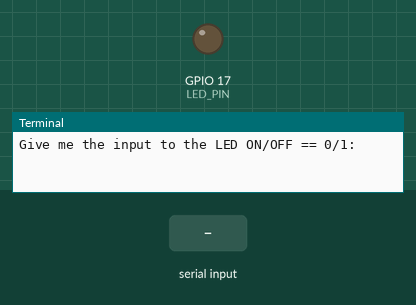
The program below on a simulated Raspberry Pi (BCM pin numbers). Parts: output pins drawn as LEDs (lit = HIGH), the last lines printed to the terminal. Inputs (shaded band) come from the test bench. At 4.3 s the program stops and its outputs stay as they are.

Above: at 1.2 s.
1.3 s: "1" typed at the terminal, then Enter
At 2.7 s:
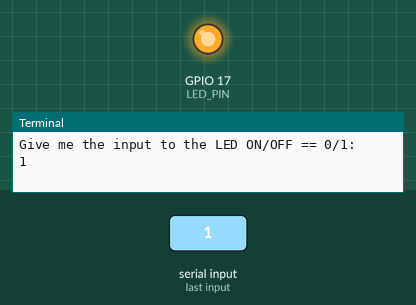
Timing chart, 0 to 5.8 s (numbered marks = the images above; inputs shaded):
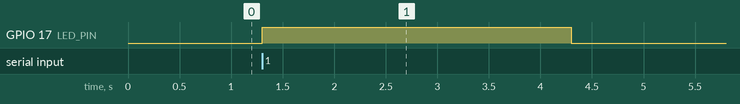

The program:

read_led_input_states.py
```python
import RPi.GPIO as GPIO
import time

LED_PIN = 17

GPIO.setmode(GPIO.BCM)

GPIO.setup(LED_PIN, GPIO.OUT)

# At start LED is OFF
GPIO.output(LED_PIN, GPIO.LOW)

state = int(input("Give me the input to the LED ON/OFF == 0/1: "))

if state == 1:
    GPIO.output(LED_PIN, GPIO.HIGH)
    time.sleep(3)
if state == 0:
    GPIO.output(LED_PIN, GPIO.LOW)
    time.sleep(1)
else:
    GPIO.cleanup()
    exit

print("The END")
```

Measured:
- after the input at 1.3 s, GPIO 17 (LED_PIN): LOW → HIGH at once, → LOW 3.0 s later
